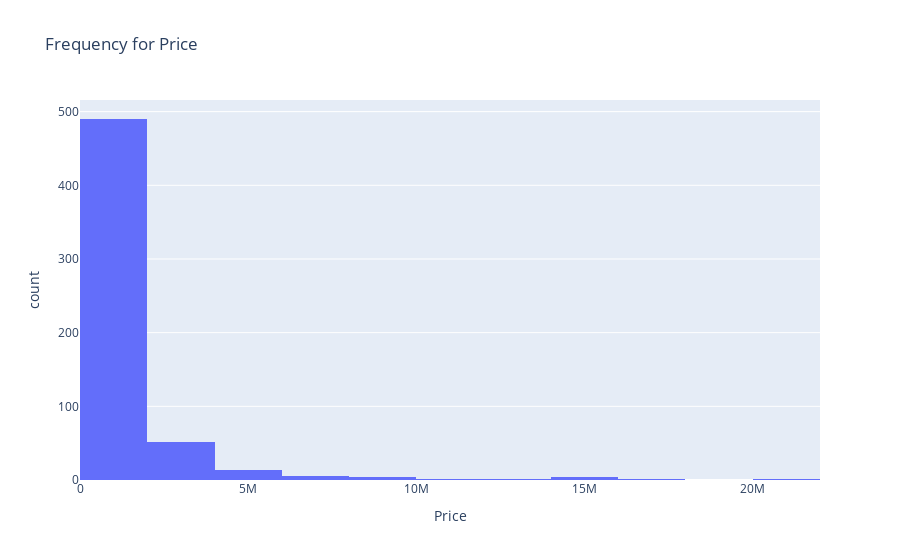
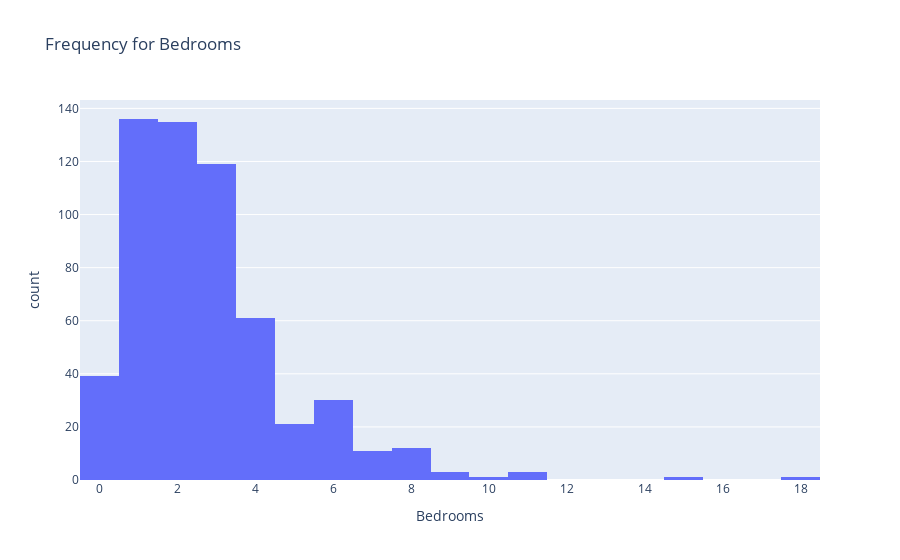
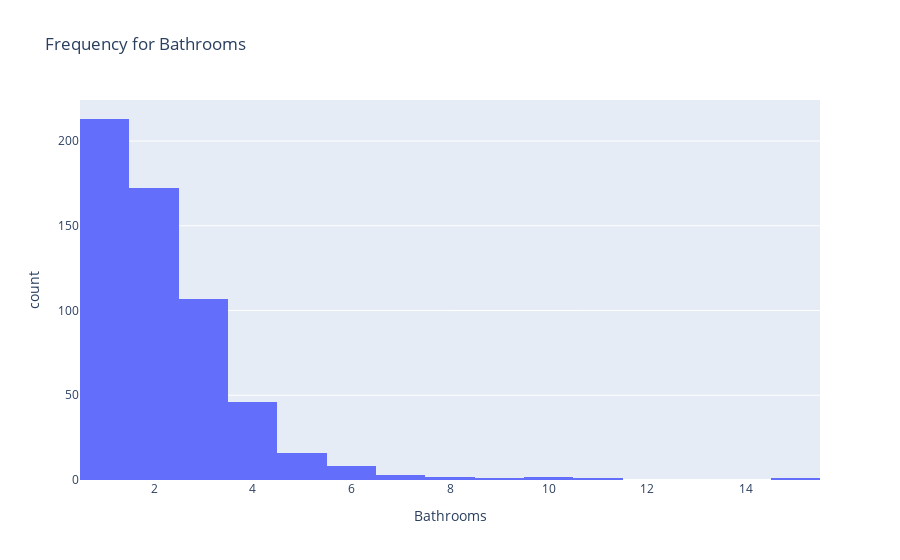

Notebook code for these charts, in order:
### Code cell
df_temp=df.loc[:,['price']].describe()
df_temp.loc['cov','price']=df_temp.loc['std','price']/df_temp.loc['mean','price']
df_temp=df_temp.reset_index()
print(df_temp)
df_temp.to_csv('price_data.csv')
print('*'*100)
df_temp=df.groupby(['borough'])['price'].agg([np.min,np.max,np.mean,np.median,np.std,'count']).reset_index().sort_values('median')
df_temp.loc[:,'cov']=df_temp.loc[:,'std']/df_temp.loc[:,'mean']
print(df_temp)
df_temp.to_csv('price_borough.csv')
print('*'*100)
fig=px.histogram(df,x='price',nbins=20,title='Frequency for Price',labels={'price':'Price','count':'Frequency'})
fig.show()
#fig.write_image(fig, 'price_histogram.png')
print('*'*100)
fig=px.histogram(df,x='bedrooms',nbins=20,title='Frequency for Bedrooms',labels={'bedrooms':'Bedrooms','count':'Frequency'})
fig.show()
#fig.write_image(fig, 'bedrooms_histogram.png')
print('*'*100)
fig=px.histogram(df,x='bathrooms',nbins=20,title='Frequency for Bathrooms',labels={'bathrooms':'Bathrooms','count':'Frequency'})
fig.show()
#fig.write_image(fig, 'bathrooms_histogram.png')
print('*'*100)
df_temp=df.groupby(['borough'])['price_area'].agg([np.min,np.max,np.mean,np.median,np.std,'count']).reset_index().sort_values('median')
df_temp.loc[:,'cov']=df_temp.loc[:,'std']/df_temp.loc[:,'mean']
print(df_temp)
df_temp.to_csv('price_area_borough.csv')

### Figure 1 — Plotly figure (JSON) as saved in the notebook; plotly's stock layout.template omitted (floating-point values rounded to 4 significant figures; data arrays with more than 128 entries replaced by an {"elided": "..."} marker saying what was removed)
{"data": [{"alignmentgroup": "True", "bingroup": "x", "hovertemplate": "Price=%{x}<br>count=%{y}<extra></extra>", "legendgroup": "", "marker": {"color": "#636efa"}, "name": "", "nbinsx": 20, "offsetgroup": "", "orientation": "v", "showlegend": false, "type": "histogram", "x": {"elided": "573 int values"}, "xaxis": "x", "yaxis": "y"}], "layout": {"barmode": "relative", "legend": {"tracegroupgap": 0}, "title": {"text": "Frequency for Price"}, "xaxis": {"anchor": "y", "domain": [0, 1], "title": {"text": "Price"}}, "yaxis": {"anchor": "x", "domain": [0, 1], "title": {"text": "count"}}}}

### Figure 2 — Plotly figure (JSON) as saved in the notebook; plotly's stock layout.template omitted (floating-point values rounded to 4 significant figures; data arrays with more than 128 entries replaced by an {"elided": "..."} marker saying what was removed)
{"data": [{"alignmentgroup": "True", "bingroup": "x", "hovertemplate": "Bedrooms=%{x}<br>count=%{y}<extra></extra>", "legendgroup": "", "marker": {"color": "#636efa"}, "name": "", "nbinsx": 20, "offsetgroup": "", "orientation": "v", "showlegend": false, "type": "histogram", "x": {"elided": "573 int values"}, "xaxis": "x", "yaxis": "y"}], "layout": {"barmode": "relative", "legend": {"tracegroupgap": 0}, "title": {"text": "Frequency for Bedrooms"}, "xaxis": {"anchor": "y", "domain": [0, 1], "title": {"text": "Bedrooms"}}, "yaxis": {"anchor": "x", "domain": [0, 1], "title": {"text": "count"}}}}

### Figure 3 — Plotly figure (JSON) as saved in the notebook; plotly's stock layout.template omitted (floating-point values rounded to 4 significant figures; data arrays with more than 128 entries replaced by an {"elided": "..."} marker saying what was removed)
{"data": [{"alignmentgroup": "True", "bingroup": "x", "hovertemplate": "Bathrooms=%{x}<br>count=%{y}<extra></extra>", "legendgroup": "", "marker": {"color": "#636efa"}, "name": "", "nbinsx": 20, "offsetgroup": "", "orientation": "v", "showlegend": false, "type": "histogram", "x": {"elided": "573 int values"}, "xaxis": "x", "yaxis": "y"}], "layout": {"barmode": "relative", "legend": {"tracegroupgap": 0}, "title": {"text": "Frequency for Bathrooms"}, "xaxis": {"anchor": "y", "domain": [0, 1], "title": {"text": "Bathrooms"}}, "yaxis": {"anchor": "x", "domain": [0, 1], "title": {"text": "count"}}}}
